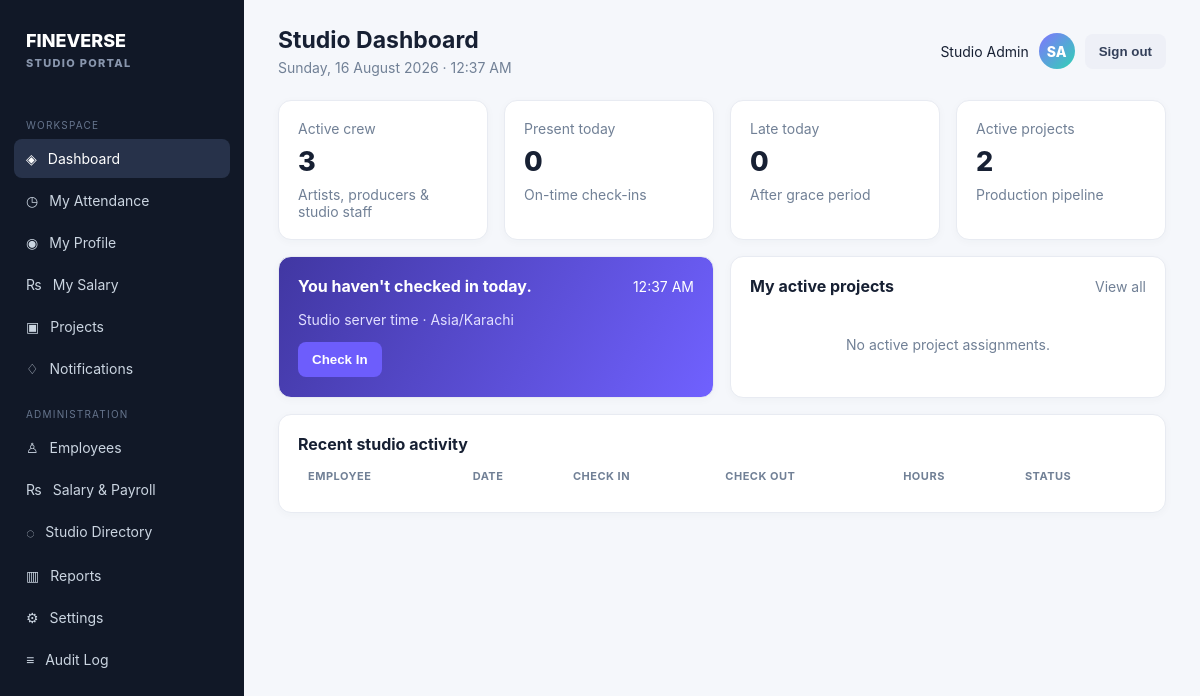
Page /index.php?page=dashboard (signed in) on the committed database.
### tables this page shows
CREATE TABLE employees(id INT AUTO_INCREMENT PRIMARY KEY,employee_code VARCHAR(30) NOT NULL UNIQUE,first_name VARCHAR(80) NOT NULL,last_name VARCHAR(80) NOT NULL,phone VARCHAR(30),address TEXT,date_of_birth DATE NULL,gender VARCHAR(20),department_id INT NULL,job_title_id INT NULL,manager_id INT NULL,joining_date DATE NULL,employment_type ENUM('Full Time','Part Time','Contract','Freelance','Intern') DEFAULT 'Full Time',employment_status ENUM('Active','Inactive','On Leave','Resigned') DEFAULT 'Active',specialty VARCHAR(100),profile_photo VARCHAR(255),created_at TIMESTAMP DEFAULT CURRENT_TIMESTAMP,FOREIGN KEY(department_id) REFERENCES departments(id),FOREIGN KEY(job_title_id) REFERENCES job_titles(id),FOREIGN KEY(manager_id) REFERENCES employees(id));

CREATE TABLE settings(setting_key VARCHAR(80) PRIMARY KEY,setting_value TEXT NOT NULL);

### config.php (called while the page is built, shortened)
<?php
function db(): PDO { static $pdo; if (!$pdo) { $pdo = new PDO('mysql:host='.DB_HOST.';dbname='.DB_NAME.';charset=utf8mb4', DB_USER, DB_PASS, [PDO::ATTR_ERRMODE=>PDO::ERRMODE_EXCEPTION, PDO::ATTR_DEFAULT_FETCH_MODE=>PDO::FETCH_ASSOC]); } return $pdo; }
function setting(string $key, string $fallback=''): string { try { $s=db()->prepare('SELECT setting_value FROM settings WHERE setting_key=?'); $s->execute([$key]); return $s->fetchColumn() ?: $fallback; } catch(Throwable $e){ return $fallback; } }

### index.php (the view, shortened to what this page needs)
<?php require_once __DIR__.'/lib.php';
$page=$_GET['page']??(me()?'dashboard':'login'); $current=$page;
  ?><?php
function rows($sql,$args=[]){$s=db()->prepare($sql);$s->execute($args);return $s->fetchAll();} function one($sql,$args=[]){$s=db()->prepare($sql);$s->execute($args);return $s->fetch();}
function head($title){global $current;$u=require_login();$f=pull_flash();?><!doctype html><html><head><meta charset="utf-8"><meta name="viewport" content="width=device-width,initial-scale=1"><title><?=esc($title)?> · <?=esc(setting('studio_name',APP_NAME))?></title><link rel="stylesheet" href="assets/app.css"></head><body><div class="app"><aside class="side"><div class="brand">FINEVERSE<small>STUDIO PORTAL</small></div><div class="nav-label">WORKSPACE</div><?=nav('dashboard','Dashboard','◈')?><?=nav('attendance','My Attendance','◷')?><?=nav('profile','My Profile','◉')?><?=nav('salary','My Salary','₨')?><?=nav('projects','Projects','▣')?><?=nav('notifications','Notifications','♢')?><?php if($u['role']==='admin'):?><div class="nav-label">ADMINISTRATION</div><?=nav('employees','Employees','♙')?><?=nav('salaries','Salary & Payroll','₨')?><?=nav('masters','Studio Directory','◌')?><?=nav('reports','Reports','▥')?><?=nav('settings','Settings','⚙')?><?=nav('audit','Audit Log','≡')?><?php endif?></aside><main class="main"><div class="top"><div><h1><?=esc($title)?></h1><div class="sub"><?=esc(date('l, d F Y · g:i A'))?></div></div><div class="user"><span class="user-name"><?=esc($u['first_name'].' '.$u['last_name'])?></span><div class="avatar"><?=esc(strtoupper($u['first_name'][0].$u['last_name'][0]))?></div><form method="post"><input type="hidden" name="csrf" value="<?=csrf()?>"><button class="secondary" name="action" value="logout">Sign out</button></form></div></div><?php if($f):?><div class="alert <?=$f[1]==='error'?'error':''?>"><?=esc($f[0])?></div><?php endif;?><?php }
function foot(): void { echo '</main></div><script src="assets/app.js"></script></body></html>'; }
?><?php
if($page==='dashboard'){ $u=require_login();$today=date('Y-m-d');$att=one('SELECT * FROM attendance WHERE employee_id=? AND work_date=?',[$u['id'],$today]);$stats=$u['role']==='admin'?one('SELECT COUNT(*) total,SUM(status="Present") present,SUM(status="Late") late FROM attendance WHERE work_date=?',[$today]):null;head($u['role']==='admin'?'Studio Dashboard':'My Dashboard');?><div class="grid"><?php if($u['role']==='admin'):?><div class="card stat"><div class="muted">Active crew</div><div class="number"><?=one('SELECT COUNT(*) c FROM employees WHERE employment_status="Active"')['c']?></div><div class="muted">Artists, producers & studio staff</div></div><div class="card stat"><div class="muted">Present today</div><div class="number"><?=$stats['present']??0?></div><div class="muted">On-time check-ins</div></div><div class="card stat"><div class="muted">Late today</div><div class="number"><?=$stats['late']??0?></div><div class="muted">After grace period</div></div><div class="card stat"><div class="muted">Active projects</div><div class="number"><?=one('SELECT COUNT(*) c FROM projects WHERE status NOT IN("Completed","Archived")')['c']?></div><div class="muted">Production pipeline</div></div><?php endif?><div class="card checkin wide"><div class="section-title"><h2><?=!$att?"You haven't checked in today.":(!$att['check_out']?'You’re currently checked in':'Attendance completed')?></h2><span><?=esc(date('g:i A'))?></span></div><p class="muted">Studio server time · <?=esc(setting('timezone','Asia/Karachi'))?></p><?php if($att):?><p>Check-in: <strong><?=date('g:i A',strtotime($att['check_in']))?></strong><?php if($att['check_out']):?> · Check-out: <strong><?=date('g:i A',strtotime($att['check_out']))?></strong> · Total: <strong><?=duration($att['total_seconds'])?></strong><?php endif?></p><?php endif?><form method="post"><input type="hidden" name="csrf" value="<?=csrf()?>"><?php if(!$att||!$att['check_out']):?><button name="action" value="attendance"><?=!$att?'Check In':'Check Out'?></button><?php endif?></form></div><div class="card wide"><div class="section-title"><h2>My active projects</h2><a class="muted" href="index.php?page=projects">View all</a></div><?php $prs=rows('SELECT p.* FROM projects p JOIN project_assignments pa ON pa.project_id=p.id WHERE pa.employee_id=? AND p.status NOT IN("Completed","Archived")',[$u['id']]);foreach($prs as $p):?><p><strong><?=esc($p['name'])?></strong><br><span class="badge <?=strtolower(str_replace(' ','-',$p['status']))?>"><?=esc($p['status'])?></span> <span class="muted">Due <?=esc($p['deadline']?:'TBD')?></span></p><?php endforeach;if(!$prs)echo '<div class="empty">No active project assignments.</div>';?></div><div class="card full"><div class="section-title"><h2>Recent studio activity</h2></div><div class="table-wrap"><table class="table"><tr><th>Employee</th><th>Date</th><th>Check in</th><th>Check out</th><th>Hours</th><th>Status</th></tr><?php foreach(rows('SELECT a.*,e.first_name,e.last_name FROM attendance a JOIN employees e ON e.id=a.employee_id '.($u['role']==='admin'?'':'WHERE a.employee_id=?').' ORDER BY a.work_date DESC LIMIT 8',$u['role']==='admin'?[]:[$u['id']]) as $a):?><tr><td><?=esc($a['first_name'].' '.$a['last_name'])?></td><td><?=esc($a['work_date'])?></td><td><?=esc($a['check_in']?date('g:i A',strtotime($a['check_in'])):'—')?></td><td><?=esc($a['check_out']?date('g:i A',strtotime($a['check_out'])):'—')?></td><td><?=duration($a['total_seconds'])?></td><td><span class="badge <?=strtolower($a['status'])?>"><?=esc($a['status'])?></span></td></tr><?php endforeach?></table></div></div></div><?php foot();exit;}
?>

### lib.php (shortened to what this page needs)
<?php require_once __DIR__.'/config.php';
function esc($v): string { return htmlspecialchars((string)$v, ENT_QUOTES, 'UTF-8'); }
function me(): ?array { if(empty($_SESSION['user_id'])) return null; $s=db()->prepare('SELECT e.*,u.role,u.email AS login_email,d.name department_name,j.title job_title FROM employees e JOIN users u ON u.employee_id=e.id LEFT JOIN departments d ON d.id=e.department_id LEFT JOIN job_titles j ON j.id=e.job_title_id WHERE e.id=? AND u.active=1'); $s->execute([$_SESSION['user_id']]); return $s->fetch() ?: null; }
function require_login(): array { $u=me(); if(!$u){ header('Location: index.php?page=login'); exit; } return $u; }
function nav(string $page,string $label,string $icon=''): string { global $current; return '<a class="nav-link '.($current===$page?'active':'').'" href="index.php?page='.$page.'"><span>'.$icon.'</span>'.$label.'</a>'; }

### assets/app.css (style rules this page uses)
:root { --ink:#172033;--muted:#718096;--nav:#111827;--accent:#6d5dfc;--soft:#f5f7fb;--line:#e8ebf2;--success:#107b55;--warn:#b66600;--danger:#b42318 }
* { box-sizing:border-box }
body { margin:0;background:var(--soft);font:14px Inter,Segoe UI,Arial,sans-serif;color:var(--ink) }
a { color:inherit;text-decoration:none }
.app { display:flex;min-height:100vh }
.side { width:244px;background:var(--nav);color:#cbd5e1;padding:22px 14px;position:fixed;inset:0 auto 0 0 }
.brand { font-size:18px;font-weight:800;color:#fff;padding:8px 12px 29px }
.brand small { display:block;color:#8996ad;font-size:11px;letter-spacing:1.3px;margin-top:5px }
.nav-label { font-size:10px;letter-spacing:1.2px;color:#66758d;margin:20px 12px 8px }
.nav-link { display:flex;gap:11px;padding:11px 12px;border-radius:8px;margin:3px 0 }
.nav-link:hover,.nav-link.active { background:#27324a;color:#fff }
.main { margin-left:244px;width:calc(100% - 244px);padding:26px 34px }
.top { display:flex;justify-content:space-between;align-items:center;margin-bottom:24px }
.top h1 { font-size:23px;margin:0 }
.sub { color:var(--muted);margin-top:5px }
.user { display:flex;gap:10px;align-items:center }
.avatar { width:36px;height:36px;border-radius:50%;background:linear-gradient(135deg,#8174ff,#2fd3b4);color:#fff;display:grid;place-items:center;font-weight:800 }
.grid { display:grid;grid-template-columns:repeat(4,minmax(0,1fr));gap:16px }
.card { background:#fff;border:1px solid var(--line);border-radius:13px;padding:19px;box-shadow:0 2px 9px #25304b08 }
.stat .number { font-size:27px;font-weight:800;margin:8px 0 }
.muted { color:var(--muted) }
.wide { grid-column:span 2 }
.full { grid-column:1/-1 }
.table-wrap { overflow:auto }
.table { width:100%;border-collapse:collapse }
.table th { text-align:left;color:var(--muted);font-size:11px;text-transform:uppercase;letter-spacing:.5px;padding:0 10px 10px }
button,.button { border:0;border-radius:8px;background:var(--accent);color:#fff;padding:10px 14px;font-weight:700;cursor:pointer;display:inline-block }
button.secondary,.button.secondary { background:#eef0f7;color:#34405a }
.checkin { background:linear-gradient(120deg,#4137a2,#7061ff);color:#fff }
.checkin .muted { color:#e1dfff }
.section-title { display:flex;justify-content:space-between;align-items:center;margin-bottom:15px }
.section-title h2 { font-size:16px;margin:0 }
.empty { padding:25px;text-align:center;color:var(--muted) }

### rows in the picture
employees: first_name+last_name "Studio Admin", first_name+last_name "SA"
settings: setting_value "Asia/Karachi"

### other values in the picture
$icon "◈ ◷ ◉ ₨ ▣ ♢ ♙ ₨ ◌ ▥ ⚙ ≡"
$label "Dashboard My Attendance My Profile My Salary Projects Notifications Employees Salary & Payroll Studio Directory Reports Settings Audit Log"
$title "Studio Dashboard"
$stats['present'] "0"
$stats['late'] "0"
